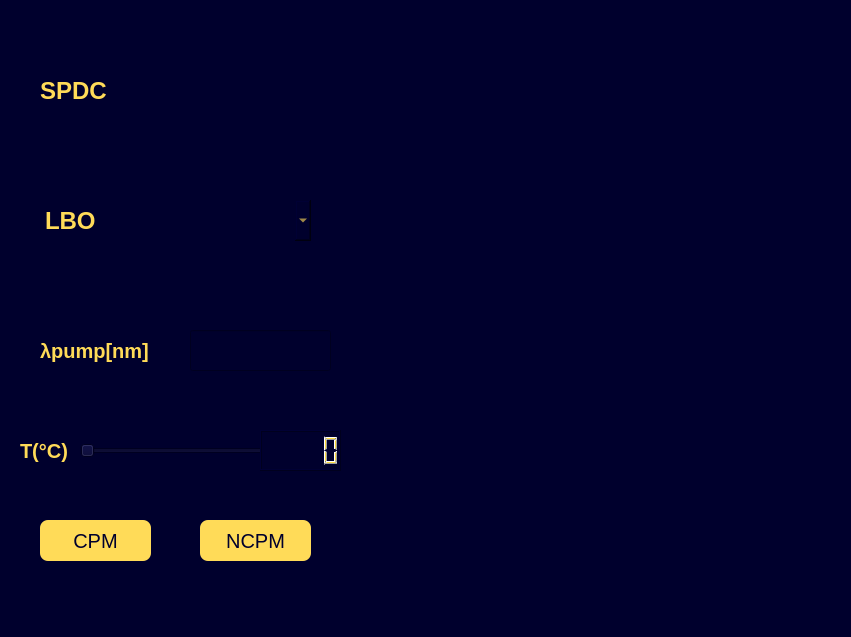
<?xml version="1.0" encoding="UTF-8"?>
<ui version="4.0">
 <class>MainWindow</class>
 <widget class="QMainWindow" name="MainWindow">
  <property name="geometry">
   <rect>
    <x>0</x>
    <y>0</y>
    <width>851</width>
    <height>637</height>
   </rect>
  </property>
  <property name="windowTitle">
   <string>MainWindow</string>
  </property>
  <property name="styleSheet">
   <string notr="true">background-color:rgb(0, 0, 45);
color:rgb(255, 219, 60);</string>
  </property>
  <widget class="QWidget" name="centralwidget">
   <widget class="QWidget" name="verticalLayoutWidget">
    <property name="geometry">
     <rect>
      <x>360</x>
      <y>50</y>
      <width>811</width>
      <height>641</height>
     </rect>
    </property>
    <layout class="QVBoxLayout" name="matplotlib"/>
   </widget>
   <widget class="QComboBox" name="crystal">
    <property name="geometry">
     <rect>
      <x>40</x>
      <y>200</y>
      <width>271</width>
      <height>41</height>
     </rect>
    </property>
    <property name="styleSheet">
     <string notr="true">font-size: 24px;
font: bold;
color:rgb(255, 219, 88);
border:none;</string>
    </property>
    <item>
     <property name="text">
      <string>LBO</string>
     </property>
    </item>
    <item>
     <property name="text">
      <string>KTP</string>
     </property>
    </item>
    <item>
     <property name="text">
      <string>BBO</string>
     </property>
    </item>
    <item>
     <property name="text">
      <string>PPLN:MgO</string>
     </property>
    </item>
    <item>
     <property name="text">
      <string>PPLN</string>
     </property>
    </item>
    <item>
     <property name="text">
      <string>LiNbO3</string>
     </property>
    </item>
    <item>
     <property name="text">
      <string>PPKTP</string>
     </property>
    </item>
   </widget>
   <widget class="QLabel" name="label_landapump">
    <property name="geometry">
     <rect>
      <x>40</x>
      <y>330</y>
      <width>171</width>
      <height>41</height>
     </rect>
    </property>
    <property name="styleSheet">
     <string notr="true">font-size: 20px;
font: bold;
color:rgb(255, 219, 88);
border:none;</string>
    </property>
    <property name="text">
     <string>λpump[nm]</string>
    </property>
   </widget>
   <widget class="QLineEdit" name="landapump">
    <property name="geometry">
     <rect>
      <x>190</x>
      <y>330</y>
      <width>141</width>
      <height>41</height>
     </rect>
    </property>
    <property name="styleSheet">
     <string notr="true">font-size: 18px;
text-align:center;</string>
    </property>
   </widget>
   <widget class="QPushButton" name="button">
    <property name="geometry">
     <rect>
      <x>40</x>
      <y>520</y>
      <width>111</width>
      <height>41</height>
     </rect>
    </property>
    <property name="styleSheet">
     <string notr="true">background-color: rgb(255, 219, 88);
color:rgb(0, 0, 45);
font-size: 20px;
border-radius:8px;</string>
    </property>
    <property name="text">
     <string>CPM</string>
    </property>
   </widget>
   <widget class="QLabel" name="label">
    <property name="geometry">
     <rect>
      <x>40</x>
      <y>70</y>
      <width>271</width>
      <height>41</height>
     </rect>
    </property>
    <property name="styleSheet">
     <string notr="true">font-size: 24px;
font: bold;
color:rgb(255, 219, 88);
border:none;</string>
    </property>
    <property name="text">
     <string>SPDC</string>
    </property>
   </widget>
   <widget class="QSlider" name="degreeSlider">
    <property name="geometry">
     <rect>
      <x>80</x>
      <y>440</y>
      <width>191</width>
      <height>22</height>
     </rect>
    </property>
    <property name="orientation">
     <enum>Qt::Horizontal</enum>
    </property>
   </widget>
   <widget class="QLCDNumber" name="degreeNumber">
    <property name="geometry">
     <rect>
      <x>260</x>
      <y>430</y>
      <width>81</width>
      <height>41</height>
     </rect>
    </property>
   </widget>
   <widget class="QLabel" name="labelT">
    <property name="geometry">
     <rect>
      <x>20</x>
      <y>430</y>
      <width>51</width>
      <height>41</height>
     </rect>
    </property>
    <property name="styleSheet">
     <string notr="true">font-size: 20px;
font: bold;
color:rgb(255, 219, 88);
border:none;</string>
    </property>
    <property name="text">
     <string>T(°C)</string>
    </property>
   </widget>
   <widget class="QPushButton" name="button_2">
    <property name="geometry">
     <rect>
      <x>200</x>
      <y>520</y>
      <width>111</width>
      <height>41</height>
     </rect>
    </property>
    <property name="styleSheet">
     <string notr="true">background-color: rgb(255, 219, 88);
color:rgb(0, 0, 45);
font-size: 20px;
border-radius:8px;</string>
    </property>
    <property name="text">
     <string>NCPM</string>
    </property>
   </widget>
  </widget>
  <widget class="QMenuBar" name="menubar">
   <property name="geometry">
    <rect>
     <x>0</x>
     <y>0</y>
     <width>851</width>
     <height>21</height>
    </rect>
   </property>
  </widget>
  <widget class="QStatusBar" name="statusbar"/>
 </widget>
 <resources/>
 <connections/>
</ui>
